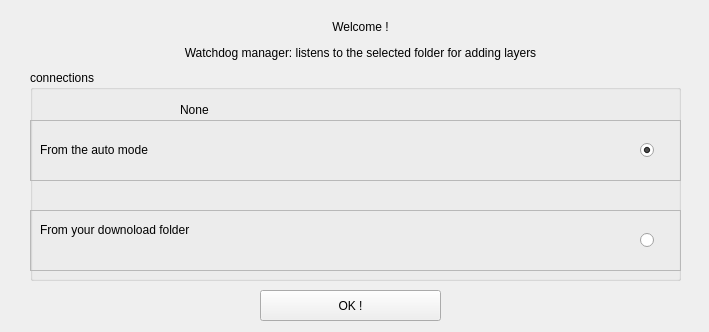
<?xml version="1.0" encoding="UTF-8"?>
<ui version="4.0">
 <class>connexion</class>
 <widget class="QFrame" name="watchdog_setting">
  <property name="geometry">
   <rect>
    <x>0</x>
    <y>0</y>
    <width>709</width>
    <height>332</height>
   </rect>
  </property>
  <property name="windowTitle">
   <string>Kartenn data connect</string>
  </property>
  <property name="Kartenn" stdset="0">
   <string>Frame</string>
  </property>
  <widget class="QLabel" name="label">
   <property name="geometry">
    <rect>
     <x>10</x>
     <y>10</y>
     <width>701</width>
     <height>61</height>
    </rect>
   </property>
   <property name="text">
    <string>&lt;html&gt;&lt;head/&gt;&lt;body&gt;&lt;p align=&quot;center&quot;&gt;Welcome !&lt;/p&gt;&lt;p align=&quot;center&quot;&gt;Watchdog manager: listens to the selected folder for adding layers&lt;/p&gt;&lt;/body&gt;&lt;/html&gt;</string>
   </property>
  </widget>
  <widget class="QGroupBox" name="groupBox">
   <property name="geometry">
    <rect>
     <x>30</x>
     <y>70</y>
     <width>651</width>
     <height>211</height>
    </rect>
   </property>
   <property name="title">
    <string>connections</string>
   </property>
   <widget class="QLabel" name="label_2">
    <property name="geometry">
     <rect>
      <x>10</x>
      <y>30</y>
      <width>631</width>
      <height>181</height>
     </rect>
    </property>
    <property name="text">
     <string>&lt;html&gt;&lt;head/&gt;&lt;body&gt;&lt;p&gt;  From the auto mode&lt;/p&gt;&lt;p&gt;&lt;br/&gt;&lt;br/&gt;&lt;/p&gt;&lt;p&gt;&lt;span style=&quot; color:#000000;&quot;&gt;  From your downoload folder&lt;/span&gt;&lt;/p&gt;&lt;/body&gt;&lt;/html&gt;</string>
    </property>
   </widget>
   <widget class="QFrame" name="frame">
    <property name="geometry">
     <rect>
      <x>0</x>
      <y>50</y>
      <width>651</width>
      <height>61</height>
     </rect>
    </property>
    <property name="frameShape">
     <enum>QFrame::StyledPanel</enum>
    </property>
    <property name="frameShadow">
     <enum>QFrame::Raised</enum>
    </property>
    <widget class="QRadioButton" name="radio_auto">
     <property name="geometry">
      <rect>
       <x>610</x>
       <y>20</y>
       <width>21</width>
       <height>20</height>
      </rect>
     </property>
     <property name="text">
      <string/>
     </property>
     <property name="checked">
      <bool>true</bool>
     </property>
    </widget>
   </widget>
   <widget class="QFrame" name="frame_3">
    <property name="geometry">
     <rect>
      <x>0</x>
      <y>140</y>
      <width>651</width>
      <height>61</height>
     </rect>
    </property>
    <property name="frameShape">
     <enum>QFrame::StyledPanel</enum>
    </property>
    <property name="frameShadow">
     <enum>QFrame::Raised</enum>
    </property>
    <widget class="QRadioButton" name="radio_downloads">
     <property name="geometry">
      <rect>
       <x>610</x>
       <y>20</y>
       <width>21</width>
       <height>20</height>
      </rect>
     </property>
     <property name="text">
      <string/>
     </property>
    </widget>
   </widget>
   <widget class="QLabel" name="down">
    <property name="geometry">
     <rect>
      <x>150</x>
      <y>30</y>
      <width>501</width>
      <height>20</height>
     </rect>
    </property>
    <property name="text">
     <string>None</string>
    </property>
   </widget>
  </widget>
  <widget class="QPushButton" name="OK">
   <property name="geometry">
    <rect>
     <x>260</x>
     <y>290</y>
     <width>181</width>
     <height>31</height>
    </rect>
   </property>
   <property name="text">
    <string>OK !</string>
   </property>
  </widget>
 </widget>
 <resources/>
 <connections/>
</ui>
